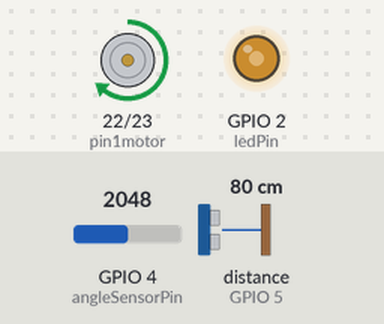
This sketch was run on a simulated ESP32. On the bench: motor-driver pin pairs drawn as motors (green arrow = first pin HIGH = forward, orange = second pin HIGH = backward, longer = more drive, scaled by the enable pin), output pins drawn as LEDs (lit = HIGH). Wiring (inferred from the names in the program): ultrasonic range finder: trigger GPIO 18; echo GPIO 5. Inputs (shaded band) come from the test bench; at power-on: distance to the obstacle (sensor on GPIO 5) 80 cm, GPIO 4 (angleSensorPin) = 2048. The echo pulse lasts 58.3 µs per cm; pins used as bus, display or sensor lines are not drawn; what the sketch prints to the serial monitor is not drawn.

Above: at 1.2 s.
1.3 s: distance to the obstacle (sensor on GPIO 5) set to 250 cm
At 2.1 s:
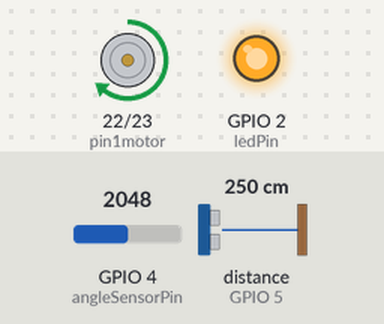
4.3 s: distance to the obstacle (sensor on GPIO 5) set to 2 cm
At 4.86 s:
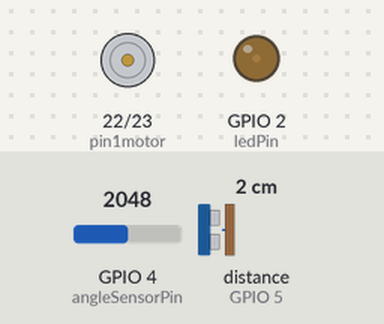
7.3 s: distance to the obstacle (sensor on GPIO 5) set to 35 cm
At 8.07 s:
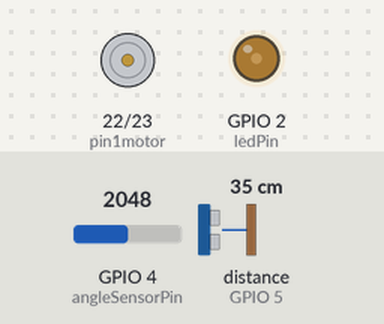
10.3 s: distance to the obstacle (sensor on GPIO 5) set to 120 cm
At 10.63 s:
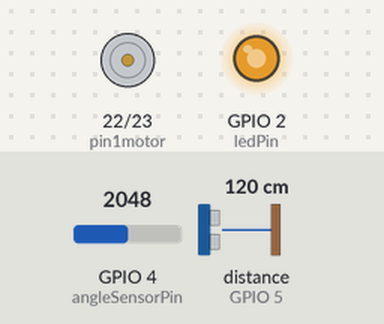
Timing chart, 0 to 14.3 s (numbered marks = the images above; inputs shaded):
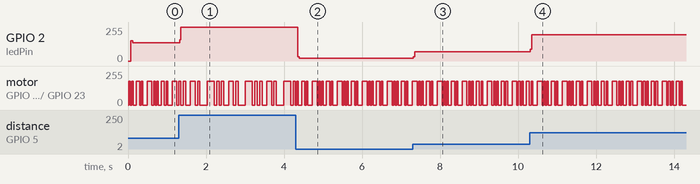

Measured:
- after the input at 1.3 s, GPIO 2 (ledPin): 137/255 → 255/255 at once
- after the input at 4.3 s, GPIO 2 (ledPin): 255/255 → 21/255 after 0.05 s
- after the input at 7.3 s, GPIO 2 (ledPin): 21/255 → 70/255 at once
- after the input at 10.3 s, GPIO 2 (ledPin): 70/255 → 197/255 at once
- by itself, motor on GPIO 22 (pin1motor) / GPIO 23 (pin2motor): repeats every 0.64 s: stopped 0.12 s, forward 178/255 0.12 s, 2 × (stopped 0.04 s, forward 178/255 0.04 s), stopped 0.08 s, forward 178/255 0.08 s, stopped 0.04 s, forward 178/255 0.04 s

The sketch:

Teste_de_parametros.ino
```cpp
#include <Adafruit_MCP4725.h>
#include <Arduino.h>
#define SOUND_SPEED 0.034 //define sound speed in cm/uS

const int trigPin = 18; //pino do Trig do sensor de distância
const int echoPin = 5; //pino do Echo do sensor de distância
const int pwmPin = 19; //pino de saída do PWM
const int ledPin = 2; //pino do LED do esp32
const int angleSensorPin =4; // Pino analógico para o sensor de ângulo
const int pin1motor = 22;
const int pin2motor = 23;

//int pwmValue = 178; // PWM ajustado para 70%
long duration;
float distanceCm;
float angle;

// Sua sequência PRBS de 64 bits de 10ms, equivalentes a uma sequandia de PRBS de 16 bits de 40ms
const uint64_t prbsSequence = 0b1111000011110000000011111111000011110000000000001111111111110000;
const int sequenceLength = 64;
int currentIndex = 0;


hw_timer_t  * timer = NULL;
void IRAM_ATTR timer_ISR()
{
  digitalWrite(ledPin, !digitalRead(ledPin)); // Acionar/desatiar o Led de controle de tempo

  // Leitura do sensor de distãncia
  digitalWrite(trigPin, LOW);
  delayMicroseconds(2);
  digitalWrite(trigPin, HIGH);
  delayMicroseconds(10);
  digitalWrite(trigPin, LOW);
  duration = pulseIn(echoPin, HIGH);
  distanceCm = duration * SOUND_SPEED / 2;


  // Leitura do sensor angular
  int sensorValue = analogRead(angleSensorPin);
  int angle_1 = sensorValue * 360;
  float angle = angle_1 / 4095;


  int bit = (prbsSequence >> (sequenceLength - 1 - currentIndex)) & 0x1; // Obter o bit atual da sequência

  int pwmValue = bit * 178;// Converter o bit para valor PWM (0 ou 255)

  //Comando do sentido de ativação do motor.
  if (bit > 0){
  digitalWrite(pin1motor,1);
  digitalWrite(pin2motor,0);
  } else {
  digitalWrite(pin1motor,0);
  digitalWrite(pin2motor,1);
  }

  analogWrite(pwmPin, pwmValue);  // Enviar o sinal PWM

  // Mostrar no Serial para depuração
  Serial.println(distanceCm);
  Serial.println(sensorValue);
  Serial.println(bit);

  // Avançar para o próximo bit da sequancia PRBS
  currentIndex++;
  if (currentIndex >= sequenceLength) {
    currentIndex = 0; // Reiniciar a sequência
  }

  digitalWrite(ledPin, !digitalRead(ledPin)); // Acionar/desatiar o Led de controle de tempo

}
void setup() {
  Serial.begin(115200);
  pinMode(trigPin, OUTPUT);
  pinMode(echoPin, INPUT);
  pinMode(ledPin, OUTPUT);
  pinMode(pwmPin, OUTPUT);
  pinMode(pin1motor, OUTPUT);
  pinMode(pin2motor, OUTPUT);

  //confiigurar timer
  timer = timerBegin(1000000);  //ajuste de frequencia para 1MHz
  timerAttachInterrupt(timer, &timer_ISR);
  timerAlarm(timer, 10000, true,0); // configurado para acionar em 10000 ciclos, equivalente a 10 milisegundos

}

void loop() {

}
```
